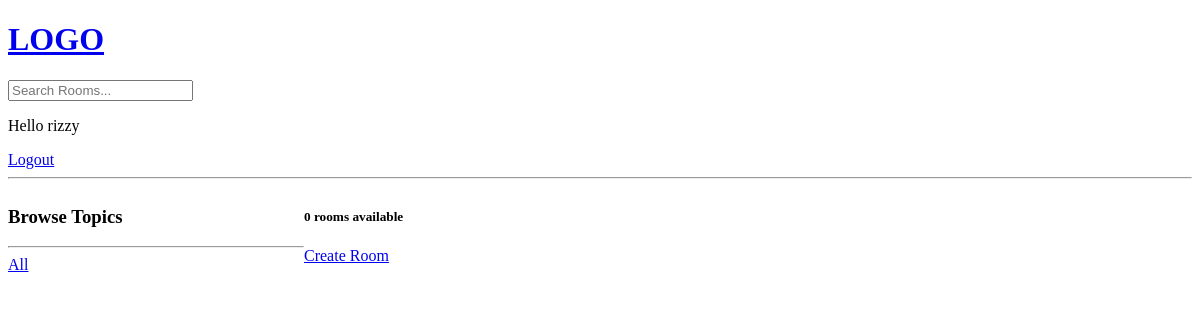
Page / (signed in) on the earlier database version.
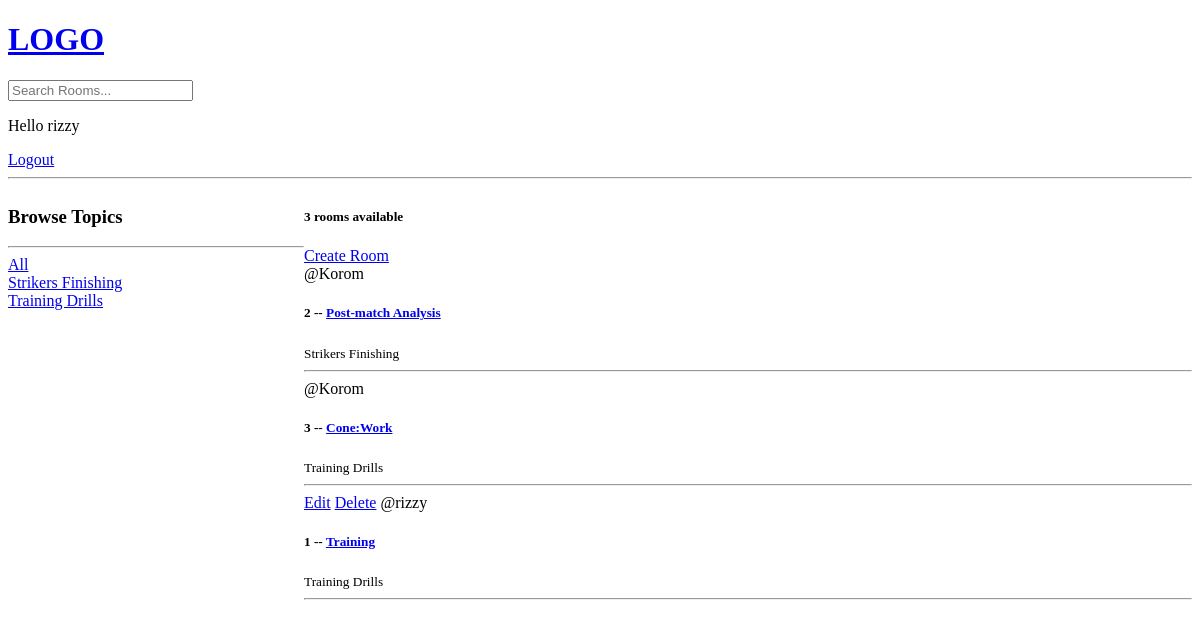
Same page on the later database version.
### coachesroom/models.py (models this page shows, shortened)
class Topic(models.Model):
    name=models.CharField(max_length=200)

class Room(models.Model):
    host=models.ForeignKey(User, on_delete=models.SET_NULL,null=True)
    topic=models.ForeignKey(Topic, on_delete=models.SET_NULL,null=True)
    name=models.CharField(max_length=200)
    description=models.TextField(null=True,blank=True)
    updated= models.DateTimeField(auto_now=True)
    created=models.DateTimeField(auto_now_add=True)
    class Meta:
        ordering=['-updated', '-created']

### coachesroom/views.py (the view)
# urls.py: path('',views.home,name='Home'),
def home(request):
    q=request.GET.get('q') if request.GET.get('q') != None else ''
    rooms = Room.objects.filter(
        Q(topic__name__icontains=q)|
        Q(name__icontains=q)|
        Q(description__icontains=q)
        )
    topics=Topic.objects.all()
    room_count=rooms.count()
    context={'rooms':rooms,'topics':topics,'room_count':room_count}
    return render(request,'coachesroom/homepage.html',context)

### coachesroom/templates/coachesroom/homepage.html (shortened to what this page needs)
{% include 'main.html'%}
{% block content%}
<div class="home-container">
    <div>
        <h3>Browse Topics</h3>
        <hr>
        <div>
            <a href="{% url 'Home' %}">All</a>
        </div>
        {% for topic in topics%}
        <div>
            <a href="{% url 'Home' %}?q={{topic.name}}">{{topic.name}}</a>
        </div>
        {% endfor %}
    </div>
    <div>
        <h5> {{room_count}} rooms available</h5>
        <a a href="{% url 'create-room'%}">Create Room </a>
    <div>
        {% for room in rooms %}
        <div>
            {% if request.user == room.host%}
            <a href ="{% url 'update-room' room.id %}">Edit</a>
            <a href ="{% url 'delete-room' room.id%}">Delete</a>
            {% endif%}
            <span>@{{room.host.username}}</span>
            <h5>
                {{room.id}} -- <a href = "{% url 'Room' room.id%}">{{room.name}}</a>
            </h5>
            <small>{{room.topic.name}}</small>
            <hr>
        </div>
        {% endfor %}
    </div>
    </div>
</div>
{% endblock content%}

Differences in the rows shown:
added Topic: name "Strikers Finishing"
added Topic: name "Training Drills"
added Room: host.username "Korom", id "2", name "Post-match Analysis", topic.name "Strikers Finishing"
added Room: host.username "Korom", id "3", name "Cone:Work", topic.name "Training Drills"
added Room: shows "Edit", host.username "rizzy", id "1", name "Training", topic.name "Training Drills"
Other differences:
{{ room_count }}: "0" → "3"
